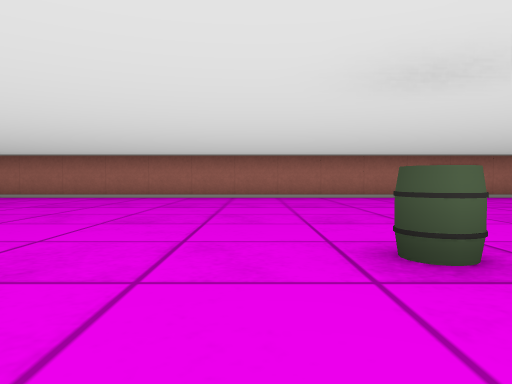
View 1 (above)

23 first-person views from a walk through a cub3D level. The camera is about half as high as the walls, tilts 2° down and sees 70° across. The floor is counted in squares. Each view is taken from the middle of a square. On the plan, view 1 faces up. The plan holds only what a view shows up to about 9 squares ahead; the rest is blank.

View 2
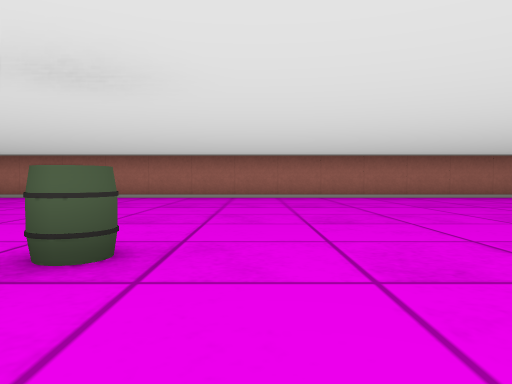

View 3
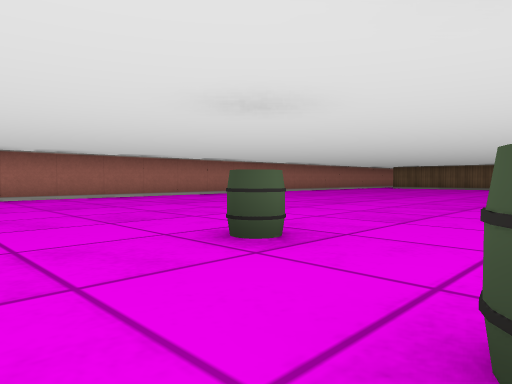

View 4
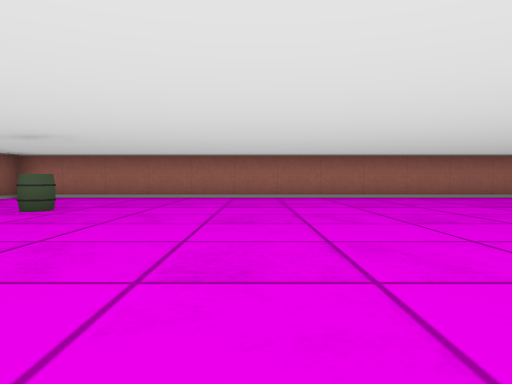

View 5
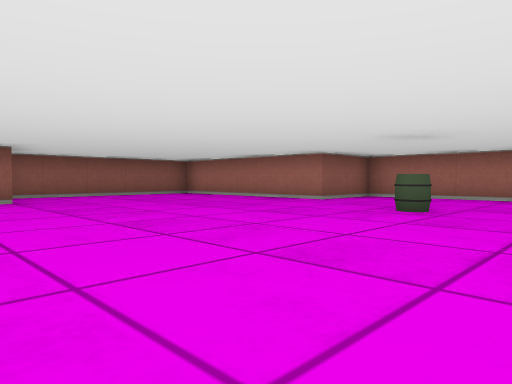

View 6
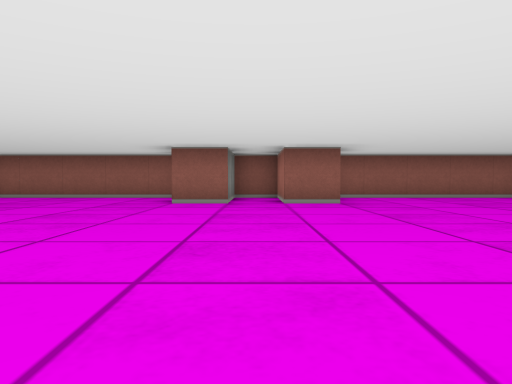

View 7
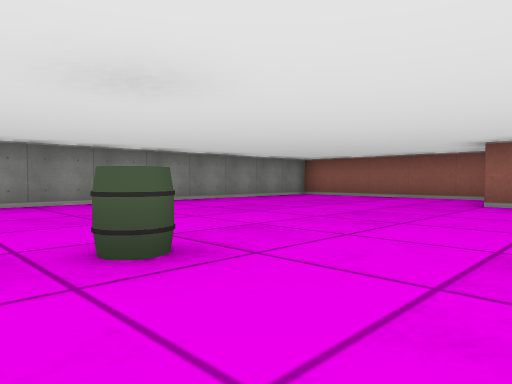

View 8
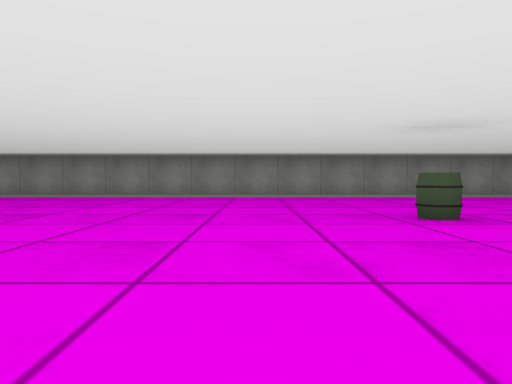

View 9
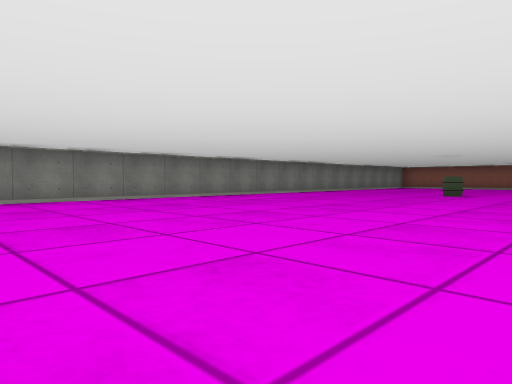

View 10
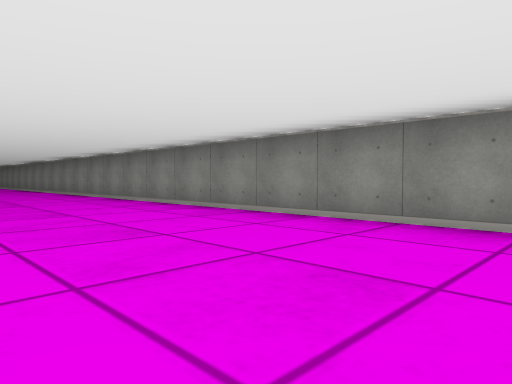

View 11
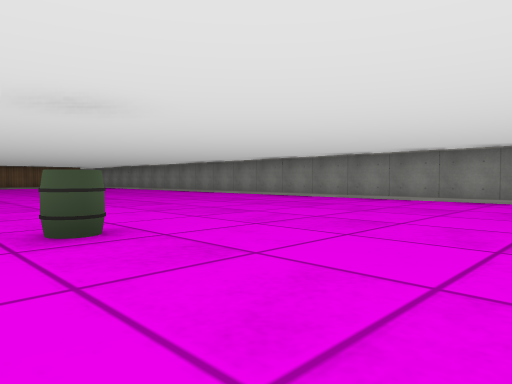

View 12
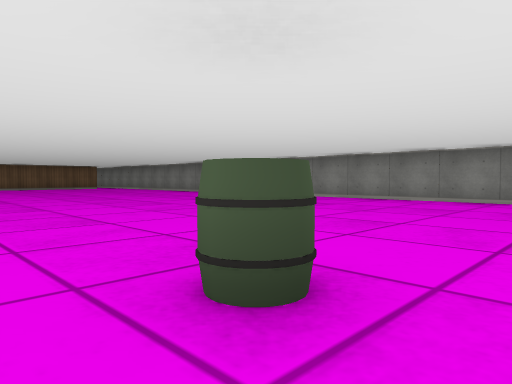

View 13
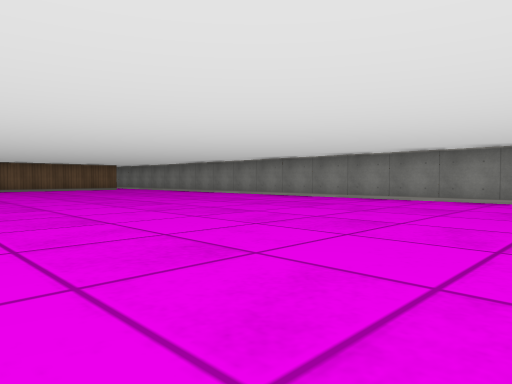

View 14
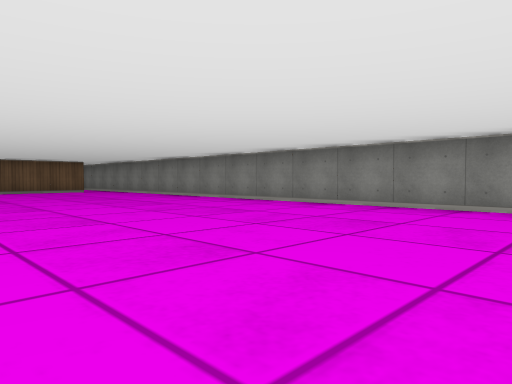

View 15
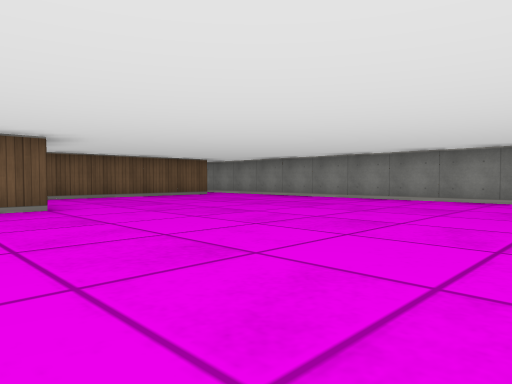

View 16
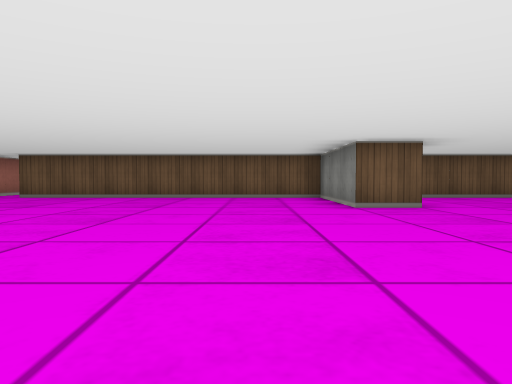

View 17
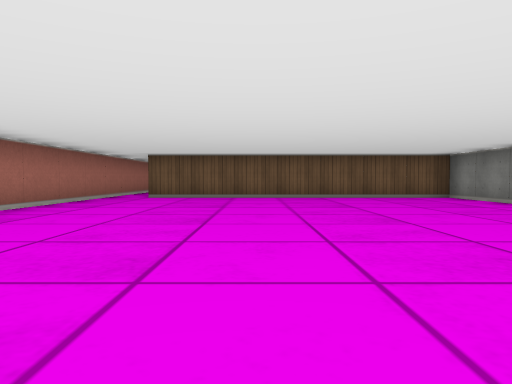

View 18
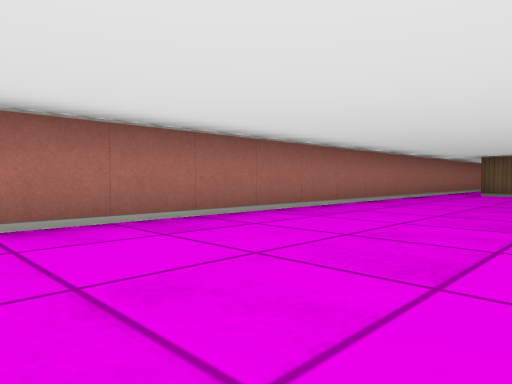

View 19
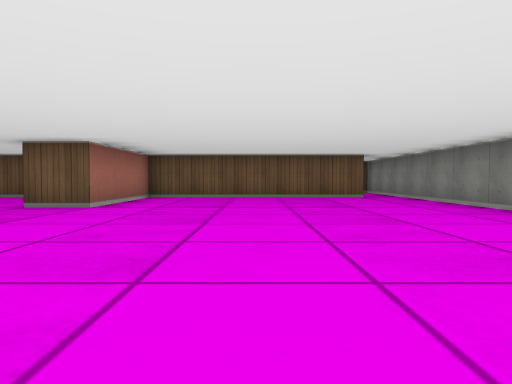

View 20
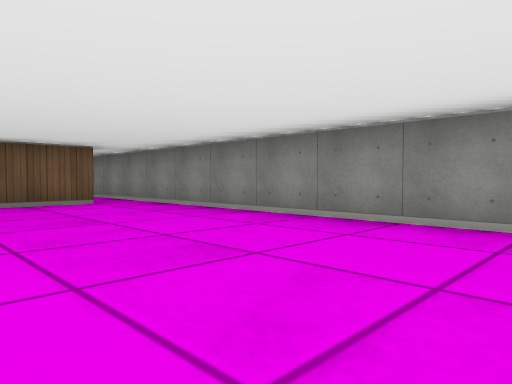

View 21
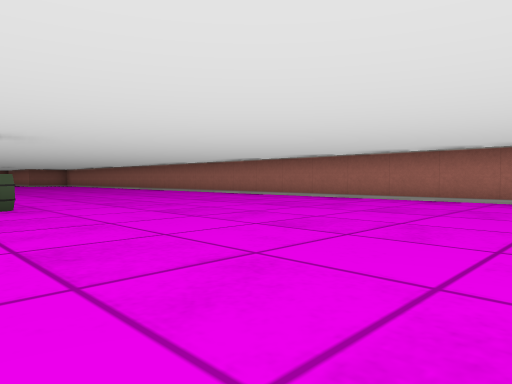

View 22
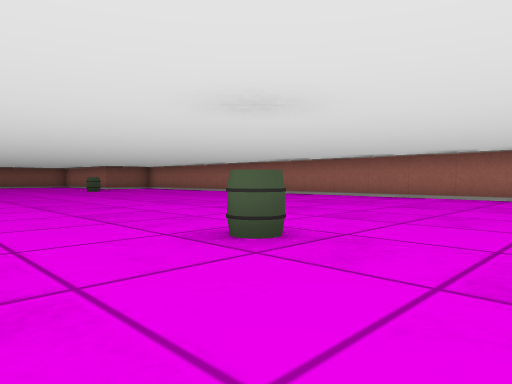

View 23
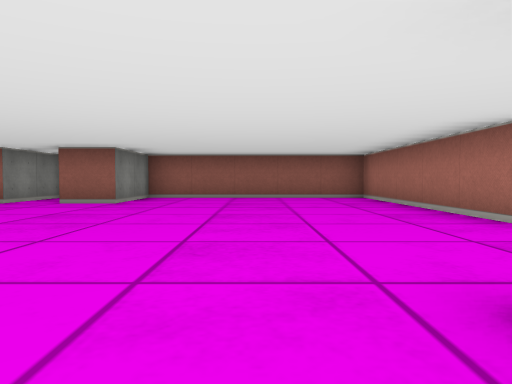

### Floor plan
Points are (right, up) in squares from view 1. A wall is a line through its corners. A room is listed if a view was taken in it or the views show most of it. See-through windows are left out.
Room 1 (views 1, 2, 3, 4, 5, 6, 7, 8, 9, 10, 11, 12, 13, 14, 15, 16, 17, 18, 19, 20, 21, 22, 23)
walls: (19.5, -5.6) (19.5, -0.5) (16.5, -0.5) (16.5, 0.5) (19.5, 0.5) (19.5, 7.5); (-15.2, -6.5) (22.1, -6.5); (20, 8.5) (-12.5, 8.5) (-12.5, 6.5) (-17.5, 6.5) (-17.5, 1.5) (-15.5, 1.5) (-15.5, 0.5) (-17.5, 0.5) (-17.5, -0.5) (-15.5, -0.5) (-15.5, -1.5); (-17.5, -1.9) (-17.5, -6)
objects: barrel (-10, -2); barrel (-10, 5); barrel (1, 2); barrel (4, 0); barrel (5, 2)

Where each view was taken, in squares from view 1:
view 1: 0 up, 0 right, facing up
view 2: 0 up, 2 right, facing up
view 3: 0 up, 3 right, facing up-right
view 4: 0 up, 7 left, facing up
view 5: 0 up, 8 left, facing up-left
view 6: 0 up, 9 left, facing left
view 7: 0 up, 9 left, facing down-left
view 8: 2 up, 8 left, facing down
view 9: 1 up, 0 right, facing down-left
view 10: 3 down, 4 left, facing down-right
view 11: 1 up, 1 right, facing down-right
view 12: 1 up, 3 right, facing down-right
view 13: 1 up, 5 right, facing down-right
view 14: 1 down, 7 right, facing down-right
view 15: 1 up, 11 right, facing down-right
view 16: 2 up, 11 right, facing right
view 17: 5 up, 11 right, facing right
view 18: 5 up, 9 right, facing up-right
view 19: 3 down, 11 right, facing right
view 20: 3 down, 13 right, facing down-right
view 21: 1 up, 11 right, facing up-left
view 22: 0 up, 3 right, facing up-left
view 23: 4 up, 9 left, facing left
